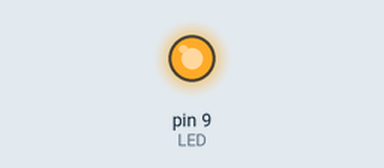
This sketch was run on a simulated Arduino Uno, built with avr-gcc and run on an emulated ATmega328P. On the bench: output pins drawn as LEDs (lit = HIGH). What the sketch prints to the serial monitor is not drawn.

Above: at 0.1 s.
Timing chart, 0 to 1.7 s (numbered marks = the images above):
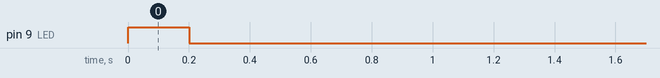

The sketch:

servidor_web_amenan_esp8266_solo_separa_string.ino
```cpp
//#include <SPI.h>
//#include "SdFat.h"
//#include <Wire.h>

#define SSID "red de prueba"   // change this to match your WiFi SSID
#define PASS "pepepepe" // change this to match your WiFi password
#define PORT "80"      // using port 80 by default
//#define DEBUG true
#define LED             9
#define PULSADOR1       2

char buffer[128];
char OKrn[] = "OK\r\n";

const byte numChars = 10;
char receivedChars[numChars];
boolean newData = false;

//// SD chip select pin
//const uint8_t chipSelect = 10;
//// file system
//SdFat SD;
//File file;

byte wait_for_esp_response(int timeout, char* term=OKrn) {
  unsigned long t=millis();
  bool found=false;
  int i=0;
  int len=strlen(term);
  // wait for at most timeout milliseconds or if OK\r\n is found
  while(millis()<t+timeout) {
     if(Serial.available()) {
        buffer[i++]=Serial.read();
        if(i>=len) {
           if(strncmp(buffer+i-len, term, len)==0) {
              found=true;
              break;
           }
        }
     }
  }
  buffer[i]=0;
  return found;
}

void setup()
{
  Serial.begin(115200);
  // pitido inicial
  pinMode(LED,OUTPUT);
  digitalWrite(LED,HIGH);
  delay(200);
  digitalWrite(LED,LOW);
  // setear al ESP8266 a 57600 (el arduino recibe mal a 115200)
  Serial.println(F("AT+UART_CUR=57600,8,1,0,0"));
  delay(500);
  Serial.end();
  Serial.begin(57600);
  delay(500);
  Serial.println(F("AT+CWMODE=3"));
  wait_for_esp_response(200);
  Serial.println(F("AT+CWDHCP=2,1"));
  wait_for_esp_response(200);
  Serial.println(F("AT+CIPMUX=1"));
  wait_for_esp_response(200);
  Serial.print(F("AT+CWSAP="));
  Serial.write(34);
  Serial.print(F("red de prueba"));
  Serial.write(34);    //comilla
  Serial.write(44);   //coma
  Serial.write(34);    //comilla
  Serial.print(PASS);
  Serial.write(34);    //comilla
  Serial.write(44);   //coma
  Serial.println(F("5,3"));
  wait_for_esp_response(1000);
  Serial.println("AT+CIPSERVER=1,80"); // turn on server on port 80
  wait_for_esp_response(1000);
//  if (!SD.begin(chipSelect, SD_SCK_MHZ(50))) {
//     digitalWrite(LED,HIGH);
//  }
}


void recvWithStartEndMarkers() {
    static boolean recvInProgress = false;
    static byte ndx = 0;
    char startMarker = '/';
    char endMarker = ' ';
    char rc;
     while (Serial.available() > 0 && newData == false) {
        rc = Serial.read();
        if (recvInProgress == true) {
            if (rc != endMarker) {
                receivedChars[ndx] = rc;
                ndx++;
                if (ndx >= numChars) {
                    ndx = numChars - 1;
                }
            }
            else {
                receivedChars[ndx] = '\0'; // terminate the string
                recvInProgress = false;
                ndx = 0;
                newData = true;
            }
        }
        else if (rc == startMarker) {
              recvInProgress = true;
        }
    }
}

void showNewData() {
    if (newData == true) {
        Serial.println(receivedChars);
        while(Serial.available()){Serial.read();}
        newData = false;
    }
}

void loop() {
        recvWithStartEndMarkers();
        showNewData();
}
```
